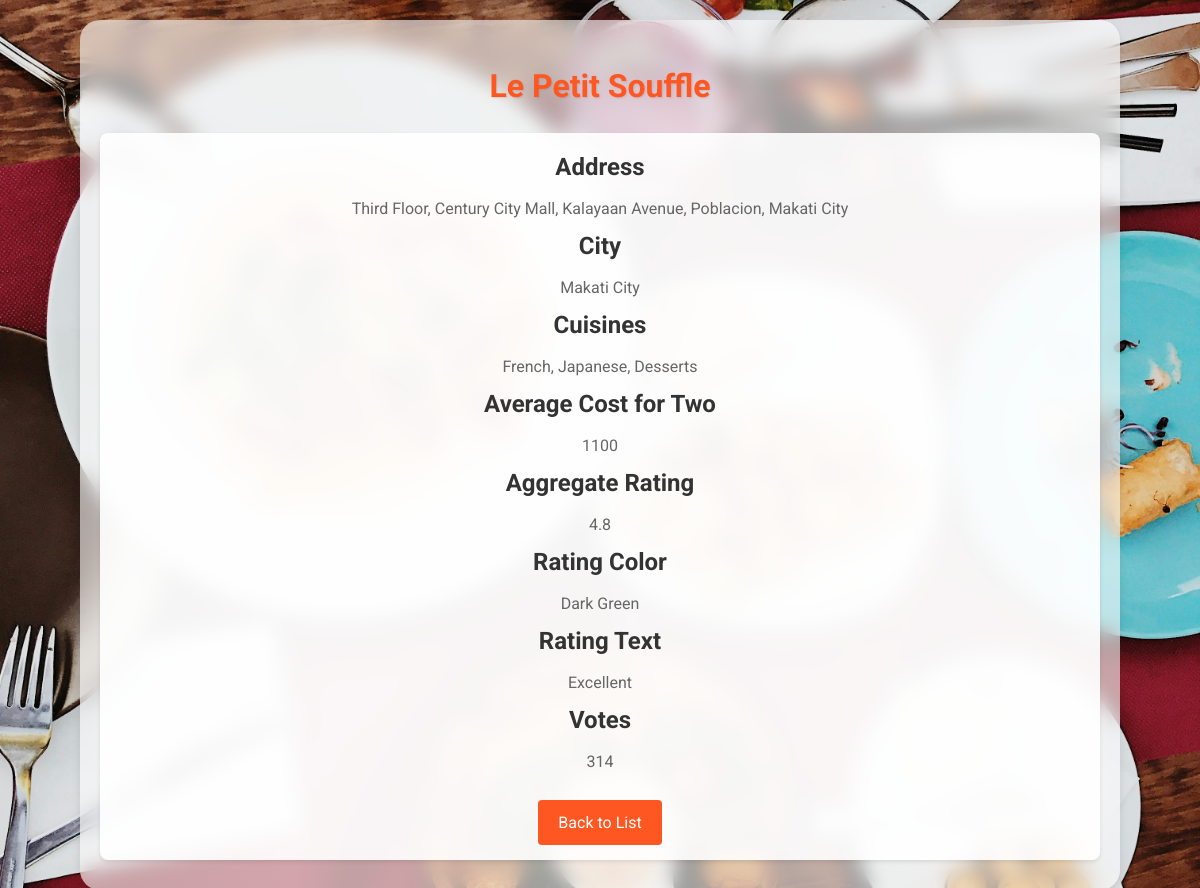
The app's page /restaurants/6317637?page=1&per_page=10&search=&rating=&average_cost=&cuisines= with its own data.
### tables this page shows
CREATE TABLE "restaurants" (
"id" INTEGER,
  "name" TEXT,
  "country" INTEGER,
  "city" TEXT,
  "address" TEXT,
  "locality" TEXT,
  "locality_verbose" TEXT,
  "longitude" REAL,
  "latitude" REAL,
  "cuisines" TEXT,
  "average_cost_for_two" INTEGER,
  "currency" TEXT,
  "has_table_booking" INTEGER,
  "has_online_delivery" INTEGER,
  "is_delivering_now" INTEGER,
  "switch_to_order_menu" INTEGER,
  "price_range" INTEGER,
  "aggregate_rating" REAL,
  "rating_color" TEXT,
  "rating_text" TEXT,
  "votes" INTEGER
);

### app.py (the view)
@app.route('/restaurants/<int:id>', methods=['GET'])
@app.route('/api/restaurants/<int:id>', methods=['GET'])
def restaurant_details(id):
    try:
        conn = get_db_connection()
        app.logger.debug(f"Getting details for restaurant with ID: {id}")
        restaurant = conn.execute('SELECT * FROM restaurants WHERE id = ?', (id,)).fetchone()
        conn.close()
        if restaurant is None:
            app.logger.debug(f"Restaurant with ID: {id} not found")
            if request.path.startswith('/api/'):
                return jsonify({'error': 'Restaurant not found'}), 404
            return render_template('error.html', message='Restaurant not found'), 404
        app.logger.debug(f"Restaurant found: {restaurant}")
        if request.path.startswith('/api/'):
            return jsonify(dict(restaurant))
        return render_template('restaurant_detail.html', restaurant=restaurant)
    except Exception as e:
        app.logger.error(f'Error occurred: {e}')
        if request.path.startswith('/api/'):
            return jsonify({'error': str(e)}), 500
        return render_template('error.html', message=f"An error occurred: {str(e)}"), 500

### app.py (called while the page is built)
def get_db_connection():
    conn = sqlite3.connect('./zomato.db')
    conn.row_factory = sqlite3.Row
    return conn

### Templates/restaurant_detail.html (shortened to what this page needs)
<!DOCTYPE html>
<html lang="en">
<head>
</head>
<body>
    <div class="container">
        <h1>{{ restaurant['name'] }}</h1>
        <div class="restaurant-detail">
            <h2>Address</h2>
            <p>{{ restaurant['address'] }}</p>
            <h2>City</h2>
            <p>{{ restaurant['city'] }}</p>
            <h2>Cuisines</h2>
            <p>{{ restaurant['cuisines'] }}</p>
            <h2>Average Cost for Two</h2>
            <p>{{ restaurant['average_cost_for_two'] }}</p>
            <h2>Aggregate Rating</h2>
            <p>{{ restaurant['aggregate_rating'] }}</p>
            <h2>Rating Color</h2>
            <p style="color: {{ restaurant['rating_color'] }}">{{ restaurant['rating_color'] }}</p>
            <h2>Rating Text</h2>
            <p>{{ restaurant['rating_text'] }}</p>
            <h2>Votes</h2>
            <p>{{ restaurant['votes'] }}</p>
            <a href="/restaurants" class="btn">Back to List</a>
        </div>
    </div>
</body>
</html>

### records on screen
restaurants: name "Le Petit Souffle", address "Third Floor, Century City Mall, Kalayaan Avenue, Poblacion, Makati City", city "Makati City", cuisines "French, Japanese, Desserts", average_cost_for_two "1100", aggregate_rating "4.8", rating_color "Dark Green", rating_text "Excellent", votes "314"
